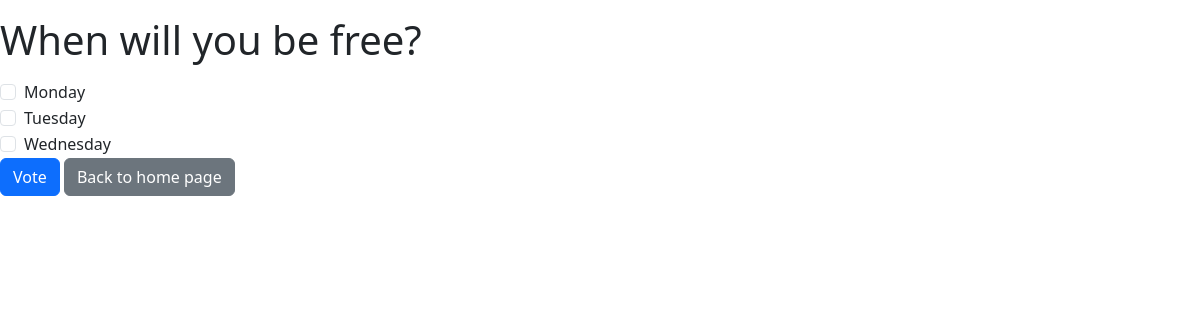
Page /polls/2/ on the earlier database version.
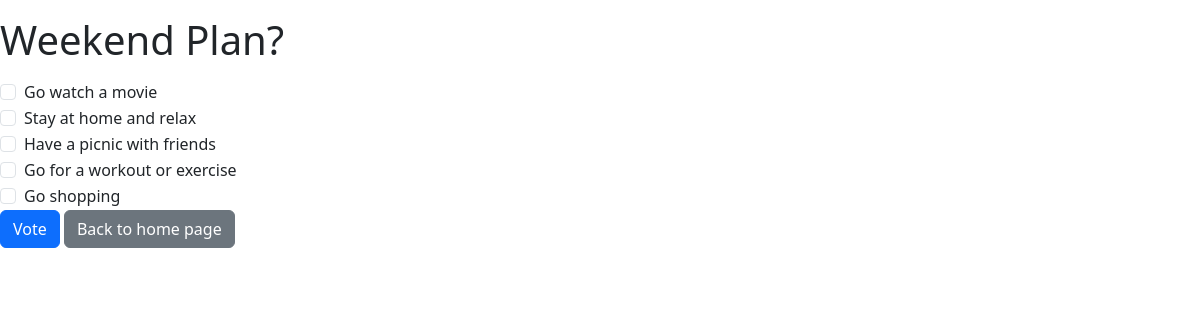
Same page on the later database version.
### polls/models.py (models this page shows, shortened)
class Question(models.Model):
    question_text = models.CharField(max_length=200)
    pub_date = models.DateTimeField('date published')
    voter = models.CharField(max_length=50, null=True, blank=True)
    is_multiple_choice = models.BooleanField(default=False)

class Choice(models.Model):
    question = models.ForeignKey(Question, on_delete=models.CASCADE)
    choice_text = models.CharField(max_length=200)
    votes = models.IntegerField(default=0)
    voters = models.ManyToManyField(User, blank=True)

### polls/views.py (the view)
# urls.py: path('<int:pk>/', views.DetailView.as_view(), name='detail'),
class DetailView(generic.DetailView):
    model = Question
    template_name = 'polls/detail.html'
    def get_queryset(self):
        return Question.objects.filter(pub_date__lte=timezone.now())

### polls/templates/polls/detail.html (shortened to what this page needs)
<!DOCTYPE html>
<html lang="en">
<head>
    {% load bootstrap5 %}
    {% bootstrap_css %}
</head>
<body>
    <form id="vote-form" action="{% url 'polls:vote' question.id %}" method="post">
        <fieldset>
            <legend><h1>{{ question.question_text }}</h1></legend>
            {% for choice in question.choice_set.all %}
                <div class="form-check">
                    <input class="form-check-input" type="checkbox" name="choice" value="{{ choice.id }}">
                    <label class="form-check-label">{{ choice.choice_text }}</label>
                </div>
            {% endfor %}
        </fieldset>
        <button class="btn btn-primary" type="button" name="vote_click" onclick="confirmVote(event)">Vote</button>
        <button class="btn btn-secondary" type="submit" name="home">Back to home page</button>
</form>
</body>
</html>

Differences in the rows shown:
changed Question: question_text "When will you be free?" → "Weekend Plan?"
changed Choice: choice_text "Monday" → "Go watch a movie"
changed Choice: choice_text "Tuesday" → "Stay at home and relax"
changed Choice: choice_text "Wednesday" → "Have a picnic with friends"
added Choice: choice_text "Go for a workout or exercise"
added Choice: choice_text "Go shopping"
